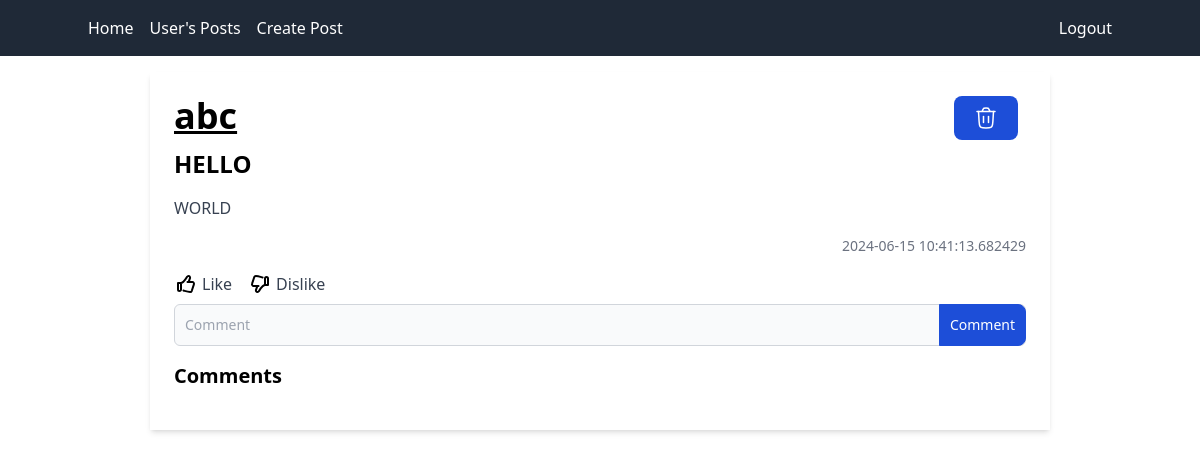
Screenshot of /home (signed in) with the database file from the repository.
### app/models.py (models this page shows)
class Post(db.Model):
    id = db.Column(db.Integer, primary_key=True, autoincrement=True)
    title = db.Column(db.String(100), nullable=False)
    content = db.Column(db.Text, nullable=False)
    date_posted = db.Column(db.DateTime(timezone = True), nullable=False, default=datetime.now(timezone.utc))
    author = db.Column(db.Integer, db.ForeignKey('user.id', ondelete="CASCADE"), nullable=False)
    comment = db.relationship('Comment', backref = "post", passive_deletes = True)
    likes = db.relationship('Like', backref = "post", passive_deletes = True)
    dislikes = db.relationship('Dislike', backref = "post", passive_deletes = True)

class User(db.Model, UserMixin):
    id = db.Column(db.Integer, primary_key=True, autoincrement=True)
    username = db.Column(db.String(50), unique=True, nullable=False)
    email = db.Column(db.String(50), unique=True, nullable=False)
    password = db.Column(db.String(60), nullable=False)
    date_created = db.Column(db.DateTime(timezone=True), default=datetime.now(timezone.utc), nullable=False)
    posts = db.relationship('Post', backref = "user", passive_deletes = True)
    comment = db.relationship('Comment', backref = "user", passive_deletes = True)
    likes = db.relationship('Like', backref = "user", passive_deletes = True)
    dislikes = db.relationship('Dislike', backref = "user", passive_deletes = True)

### app/views.py (the view)
@views.route("/")
@views.route("/home")
def home():
    posts = Post.query.all()
    return render_template("index.html", posts = posts)

### app/__init__.py (called while the page is built)
def create_app(config_class = Config):
    app = Flask(__name__)
    app.config.from_object(config_class)
    db.init_app(app)
    from app.views import views
    from app.auth import auth
    from app.models import User, Post, Comment, Like, Dislike
    app.register_blueprint(views, url_prefix = "/")
    app.register_blueprint(auth, url_prefix = "/")
    create_db(app)
    login_manager = LoginManager()
    login_manager.login_view = "auth.login"
    login_manager.init_app(app)
    @login_manager.user_loader
    def login_user(id):
        return User.query.get(int(id))
    return app

### app/templates/index.html (shortened to what this page needs)
{% extends "post_template.html" %}

### app/templates/post_template.html (shortened to what this page needs)
{% extends "base.html" %}
{% block content %}
<div class="container mx-auto w-3/4 mt-4">
    {% for post in posts %}
    <article class="mb-8 bg-white shadow-md p-6 relative">
        <div class="flex flex-col">
            <div class="flex justify-between text-2xl">
                <strong class="text-4xl underline"><a href="">{{ post.user.username }}</a></strong>
                {% if current_user.id == post.author %}
                <a href="{{ url_for('views.delete_post', id=post.id) }}"
                    class="text-white bg-blue-700 hover:bg-blue-800 focus:ring-4 focus:ring-blue-300 font-medium rounded-lg text-sm px-5 py-2.5 me-2 mb-2 dark:bg-blue-600 dark:hover:bg-blue-700 focus:outline-none dark:focus:ring-blue-800">
                    <img src="{{ url_for('static', filename='svg/delete.svg') }}" alt="">
                </a>
                {% endif %}
            </div>
            <div class="mb-4">
                <h2 class="text-2xl font-bold"><a href="{{ url_for('views.create_post')}}">{{ post.title }}</a></h2>
            </div>
            <div class="mb-4">
                <p class="text-gray-700">{{ post.content }}</p>
            </div>
            <div class="flex flex-col items-end text-gray-500 text-sm mb-4">
                <span>{{ post.date_posted }}</span>
            </div>
            {% if current_user.is_authenticated %}
            <div class="flex justify-start gap-4 mb-2">
                <span id="like-{{post.id}}" onclick="likes('{{post.id}}')" class="flex items-center text-gray-700 hover:text-blue-700">
                    <img id="like-img-{{post.id}}" src="{{ url_for('static', filename='svg/thumbs-up.svg') }}" alt="Thumbs Up Solid" class="h-6 w-6">
                    <span class="ml-1" id="like-count-{{post.id}}">Like</span>
                </span>
                <span id="dislike-{{post.id}}" onclick="dislikes('{{post.id}}')" class="flex items-center text-gray-700 hover:text-blue-700">
                    <img id="dislike-img-{{post.id}}" src="{{ url_for('static', filename='svg/thumbs-down.svg') }}" alt="Thumbs Down Solid" class="h-6 w-6">
                    <span class="ml-1" id="dislike-count-{{post.id}}">Dislike</span>
                </span>
            </div>
            {% endif %}
            <form method="post" action="{{ url_for('views.create_comment', id=post.id) }}">
                <div class="flex">
                    <div class="relative w-full">
                        <input type="text" name="comment"
                            class="block p-2.5 w-full z-20 text-sm text-gray-900 bg-gray-50 rounded-md border border-gray-300 focus:ring-blue-500 focus:border-blue-500 "
                            placeholder="Comment" required />
                        <button type="submit"
                            class="absolute top-0 end-0 p-2.5 h-full text-sm font-medium text-white bg-blue-700 rounded-e-lg border border-blue-700 hover:bg-blue-800 focus:ring-4 focus:outline-none focus:ring-blue-300 dark:bg-blue-600 dark:hover:bg-blue-700 dark:focus:ring-blue-800">Comment</button>
                    </div>
                </div>
            </form>
            <div class="mb-4">
                {% if post.comment %}
                <h3 class="text-xl font-bold mt-4 cursor-pointer" onclick="toggleComments('{{ post.id }}')">
                    Comments <span id="caret-{{ post.id }}" class="caret"></span>
                </h3>
                {% endif %}
            </div>
        </div>
    </article>
    {% endfor %}
</div>
{% endblock %}

### rows the page displays
Post: user.username "abc", title "HELLO", content "WORLD", date_posted "2024-06-15 10:41:13.682429"
